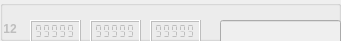
             <widget class="QGroupBox" name="markerBox_12">
              <property name="enabled">
               <bool>false</bool>
              </property>
              <property name="geometry">
               <rect>
                <x>0</x>
                <y>310</y>
                <width>341</width>
                <height>41</height>
               </rect>
              </property>
              <property name="title">
               <string notr="true"/>
              </property>
              <property name="flat">
               <bool>false</bool>
              </property>
              <widget class="QLCDNumber" name="X_12">
               <property name="geometry">
                <rect>
                 <x>30</x>
                 <y>20</y>
                 <width>51</width>
                 <height>23</height>
                </rect>
               </property>
               <property name="smallDecimalPoint">
                <bool>true</bool>
               </property>
               <property name="segmentStyle">
                <enum>QLCDNumber::Flat</enum>
               </property>
               <property name="value" stdset="0">
                <double>99999.000000000000000</double>
               </property>
              </widget>
              <widget class="QLCDNumber" name="Y_12">
               <property name="geometry">
                <rect>
                 <x>90</x>
                 <y>20</y>
                 <width>51</width>
                 <height>23</height>
                </rect>
               </property>
               <property name="smallDecimalPoint">
                <bool>true</bool>
               </property>
               <property name="segmentStyle">
                <enum>QLCDNumber::Flat</enum>
               </property>
               <property name="value" stdset="0">
                <double>99999.000000000000000</double>
               </property>
              </widget>
              <widget class="QLCDNumber" name="Z_12">
               <property name="geometry">
                <rect>
                 <x>150</x>
                 <y>20</y>
                 <width>51</width>
                 <height>23</height>
                </rect>
               </property>
               <property name="smallDecimalPoint">
                <bool>true</bool>
               </property>
               <property name="segmentStyle">
                <enum>QLCDNumber::Flat</enum>
               </property>
               <property name="value" stdset="0">
                <double>99999.000000000000000</double>
               </property>
              </widget>
              <widget class="QLineEdit" name="name_12">
               <property name="geometry">
                <rect>
                 <x>220</x>
                 <y>20</y>
                 <width>121</width>
                 <height>25</height>
                </rect>
               </property>
               <property name="sizePolicy">
                <sizepolicy hsizetype="Expanding" vsizetype="Fixed">
                 <horstretch>0</horstretch>
                 <verstretch>0</verstretch>
                </sizepolicy>
               </property>
              </widget>
              <widget class="QLabel" name="srn_12">
               <property name="enabled">
                <bool>false</bool>
               </property>
               <property name="geometry">
                <rect>
                 <x>0</x>
                 <y>20</y>
                 <width>21</width>
                 <height>17</height>
                </rect>
               </property>
               <property name="font">
                <font>
                 <weight>75</weight>
                 <bold>true</bold>
                </font>
               </property>
               <property name="text">
                <string> 12</string>
               </property>
              </widget>
             </widget>
